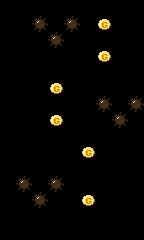

The image is a tile-based game level rendered from a .tmx file. Its description and complete source (layers, tilesets, objects, tile grids) follow:
An orthogonal 9x15 tile map with 16x16 px tiles, 1 tile layer (map).

<map version="1.0" orientation="orthogonal" renderorder="right-down" width="9" height="15" tilewidth="16" tileheight="16" nextobjectid="1">
 <tileset firstgid="1" name="tileset" tilewidth="16" tileheight="16" tilecount="64" columns="8">
  <image source="tileset.png" width="128" height="128" />
 </tileset>
 <layer name="map" width="9" height="15">
  <data encoding="csv">
0,0,0,0,0,0,0,0,0,
0,0,1,0,1,0,25,0,0,
0,0,0,1,0,0,0,0,0,
0,0,0,0,0,0,25,0,0,
0,0,0,0,0,0,0,0,0,
0,0,0,25,0,0,0,0,0,
0,0,0,0,0,0,1,0,1,
0,0,0,25,0,0,0,1,0,
0,0,0,0,0,0,0,0,0,
0,0,0,0,0,25,0,0,0,
0,0,0,0,0,0,0,0,0,
0,1,0,1,0,0,0,0,0,
0,0,1,0,0,25,0,0,0,
0,0,0,0,0,0,0,0,0,
0,0,0,0,0,0,0,0,0
</data>
 </layer>
</map>
